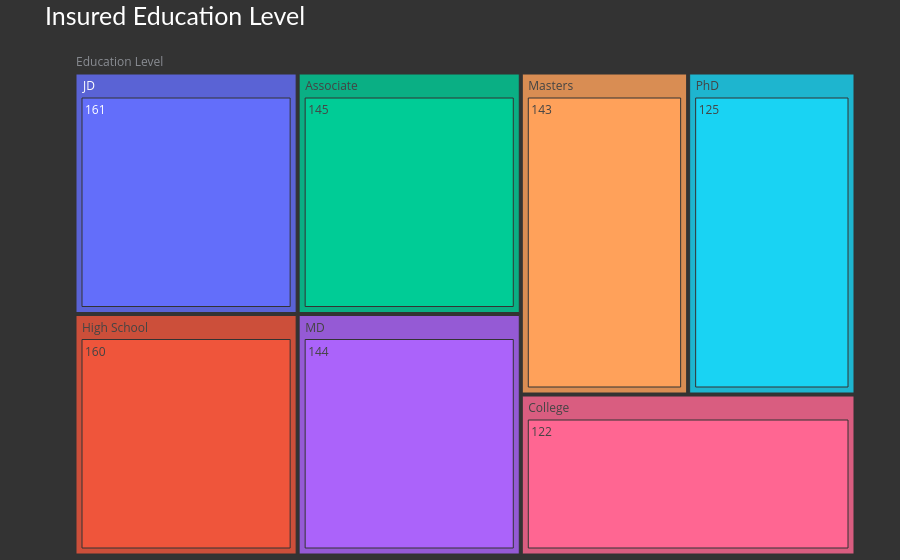
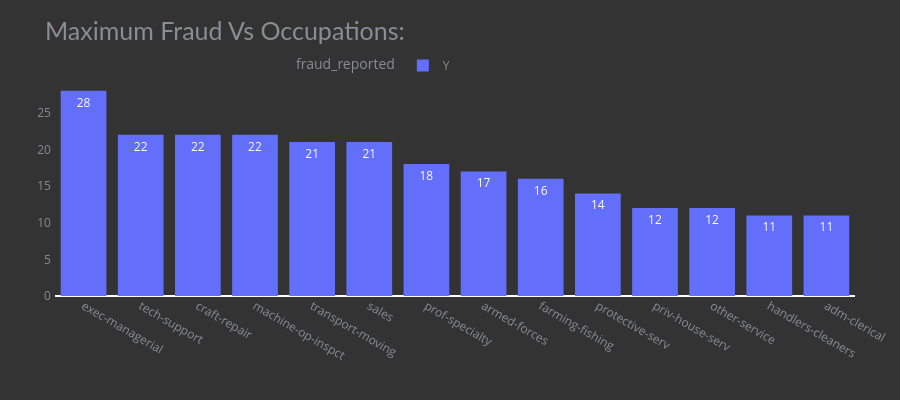

Notebook code for these charts, in order:
### Code cell
fig_tree=px.treemap(ins_ed_lv,path=[px.Constant("Education Level"),"insured_education_level","Total",])
fig_tree.update_layout(title="Insured Education Level",
                      margin=dict(t=50,b=0,l=70,r=40),
                      plot_bgcolor="#333",paper_bgcolor="#333",
                      title_font=dict(size=25,color="#fff",family="Lato,sans-serif"),
                      font=dict(color="#8a8d93"),
                      hoverlabel=dict(bgcolor="#444",font_size=13,font_family="Lato,sans_serif"))
fig_tree.show()
fig.show()

### Figure 1 — Plotly figure (JSON) as saved in the notebook; plotly's stock layout.template omitted (floating-point values rounded to 4 significant figures)
{"data": [{"branchvalues": "total", "domain": {"x": [0, 1], "y": [0, 1]}, "hovertemplate": "labels=%{label}<br>count=%{value}<br>parent=%{parent}<br>id=%{id}<extra></extra>", "ids": ["Education Level/JD/161", "Education Level/High School/160", "Education Level/Associate/145", "Education Level/MD/144", "Education Level/Masters/143", "Education Level/PhD/125", "Education Level/College/122", "Education Level/JD", "Education Level/High School", "Education Level/Associate", "Education Level/MD", "Education Level/Masters", "Education Level/PhD", "Education Level/College", "Education Level"], "labels": ["161", "160", "145", "144", "143", "125", "122", "JD", "High School", "Associate", "MD", "Masters", "PhD", "College", "Education Level"], "name": "", "parents": ["Education Level/JD", "Education Level/High School", "Education Level/Associate", "Education Level/MD", "Education Level/Masters", "Education Level/PhD", "Education Level/College", "Education Level", "Education Level", "Education Level", "Education Level", "Education Level", "Education Level", "Education Level", ""], "type": "treemap", "values": [1, 1, 1, 1, 1, 1, 1, 1, 1, 1, 1, 1, 1, 1, 7]}], "layout": {"font": {"color": "#8a8d93"}, "hoverlabel": {"bgcolor": "#444", "font": {"family": "Lato,sans_serif", "size": 13}}, "legend": {"tracegroupgap": 0}, "margin": {"b": 0, "l": 70, "r": 40, "t": 50}, "paper_bgcolor": "#333", "plot_bgcolor": "#333", "title": {"font": {"color": "#fff", "family": "Lato,sans-serif", "size": 25}, "text": "Insured Education Level"}}}

### Figure 2 — Plotly figure (JSON) as saved in the notebook; plotly's stock layout.template omitted (floating-point values rounded to 4 significant figures)
{"data": [{"legendgroup": "Y", "marker": {"color": "#636efa", "line": {"width": 0}, "pattern": {"shape": ""}}, "name": "Y", "orientation": "v", "showlegend": true, "text": [28.0, 22.0, 22.0, 22.0, 21.0, 21.0, 18.0, 17.0, 16.0, 14.0, 12.0, 12.0, 11.0, 11.0], "textposition": "auto", "type": "bar", "x": ["exec-managerial", "tech-support", "craft-repair", "machine-op-inspct", "transport-moving", "sales", "prof-specialty", "armed-forces", "farming-fishing", "protective-serv", "priv-house-serv", "other-service", "handlers-cleaners", "adm-clerical"], "xaxis": "x", "y": [28, 22, 22, 22, 21, 21, 18, 17, 16, 14, 12, 12, 11, 11], "yaxis": "y"}], "layout": {"barmode": "relative", "font": {"color": "#8a8d93"}, "height": 400, "hoverlabel": {"bgcolor": "black", "font": {"family": "Lato, sans-serif", "size": 14}}, "hovermode": "y unified", "legend": {"orientation": "h", "title": {"text": "fraud_reported"}, "tracegroupgap": 0, "x": 0.5, "xanchor": "right", "y": 1, "yanchor": "bottom"}, "margin": {"b": 40, "l": 30, "r": 40, "t": 80}, "paper_bgcolor": "#333", "plot_bgcolor": "#333", "title": {"font": {"color": "#8a8d93", "family": "Lato, sans-serif", "size": 25}, "text": "Maximum Fraud Vs Occupations:"}, "xaxis": {"anchor": "y", "domain": [0, 1], "showgrid": false, "title": {"text": " "}}, "yaxis": {"anchor": "x", "categoryorder": "total ascending", "domain": [0, 1], "showgrid": false, "showline": false, "ticksuffix": " ", "title": {"text": " "}}}}
